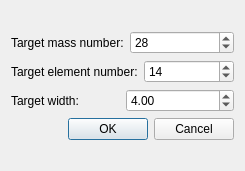
<?xml version="1.0" encoding="UTF-8"?>
<ui version="4.0">
 <class>SelectTargetForm</class>
 <widget class="QDialog" name="SelectTargetForm">
  <property name="geometry">
   <rect>
    <x>0</x>
    <y>0</y>
    <width>245</width>
    <height>171</height>
   </rect>
  </property>
  <property name="windowTitle">
   <string>Dialog</string>
  </property>
  <layout class="QGridLayout" name="gridLayout_2">
   <item row="0" column="0">
    <layout class="QGridLayout" name="gridLayout">
     <item row="0" column="0">
      <layout class="QHBoxLayout" name="horizontalLayout_3">
       <item>
        <widget class="QLabel" name="label">
         <property name="text">
          <string>Target mass number:</string>
         </property>
        </widget>
       </item>
       <item>
        <widget class="QSpinBox" name="MassNumb">
         <property name="wrapping">
          <bool>false</bool>
         </property>
         <property name="minimum">
          <number>1</number>
         </property>
         <property name="maximum">
          <number>300</number>
         </property>
         <property name="value">
          <number>28</number>
         </property>
        </widget>
       </item>
      </layout>
     </item>
     <item row="1" column="0">
      <layout class="QHBoxLayout" name="horizontalLayout_2">
       <item>
        <widget class="QLabel" name="label_2">
         <property name="text">
          <string>Target element number:</string>
         </property>
        </widget>
       </item>
       <item>
        <widget class="QSpinBox" name="ElemNumb">
         <property name="minimum">
          <number>1</number>
         </property>
         <property name="maximum">
          <number>150</number>
         </property>
         <property name="value">
          <number>14</number>
         </property>
        </widget>
       </item>
      </layout>
     </item>
     <item row="2" column="0">
      <layout class="QHBoxLayout" name="horizontalLayout">
       <item>
        <widget class="QLabel" name="label_3">
         <property name="text">
          <string>Target width:</string>
         </property>
        </widget>
       </item>
       <item>
        <widget class="QDoubleSpinBox" name="Width">
         <property name="maximum">
          <double>1000.000000000000000</double>
         </property>
         <property name="value">
          <double>4.000000000000000</double>
         </property>
        </widget>
       </item>
      </layout>
     </item>
     <item row="3" column="0">
      <widget class="QDialogButtonBox" name="buttonBox">
       <property name="orientation">
        <enum>Qt::Horizontal</enum>
       </property>
       <property name="standardButtons">
        <set>QDialogButtonBox::Cancel|QDialogButtonBox::Ok</set>
       </property>
      </widget>
     </item>
    </layout>
   </item>
  </layout>
 </widget>
 <resources/>
 <connections>
  <connection>
   <sender>buttonBox</sender>
   <signal>accepted()</signal>
   <receiver>SelectTargetForm</receiver>
   <slot>accept()</slot>
   <hints>
    <hint type="sourcelabel">
     <x>248</x>
     <y>254</y>
    </hint>
    <hint type="destinationlabel">
     <x>157</x>
     <y>274</y>
    </hint>
   </hints>
  </connection>
  <connection>
   <sender>buttonBox</sender>
   <signal>rejected()</signal>
   <receiver>SelectTargetForm</receiver>
   <slot>reject()</slot>
   <hints>
    <hint type="sourcelabel">
     <x>316</x>
     <y>260</y>
    </hint>
    <hint type="destinationlabel">
     <x>286</x>
     <y>274</y>
    </hint>
   </hints>
  </connection>
 </connections>
</ui>
